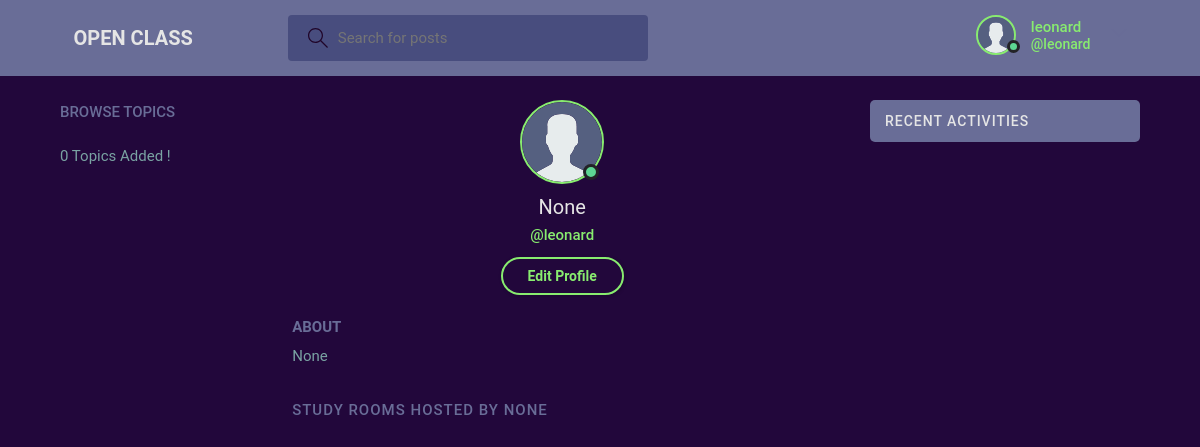
Page /profile/7/ (signed in) on the earlier database version.
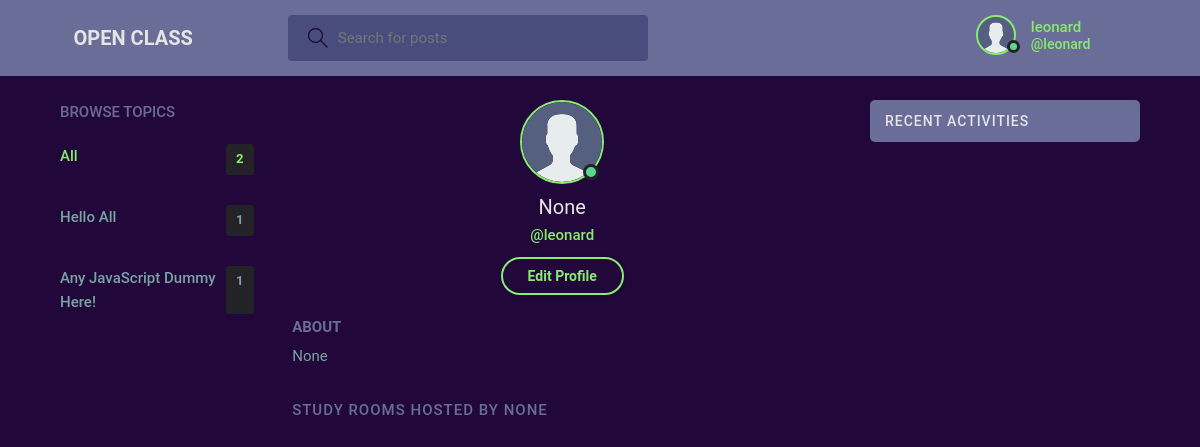
Same page on the later database version.
### base/models.py (models this page shows, shortened)
class Topic(models.Model):
    name = models.CharField(max_length=200)

### base/views.py (the view)
# urls.py: path('profile/<str:pk>/', views.userProfile, name="user-profile"),
@login_required(login_url='login')
def userProfile(request, pk):
    user = User.objects.get(id=pk)
    rooms = user.room_set.all()
    room_messages = user.message_set.all()
    topics = Topic.objects.all()
    context = {'user': user, 'rooms': rooms,
               'room_messages': room_messages, 'topics': topics}
    return render(request, 'base/profile.html', context)

### base/templates/base/profile.html (shortened to what this page needs)
{% extends 'main.html' %}
{% block content %}
{% include 'navbar.html' %}
<main class="profile-page layout layout--3">
  <div class="container">
    {% include 'base/topics_component.html' %}
    <div class="roomList">
      <div class="profile">
        <div class="profile__avatar">
          <div class="avatar avatar--large active">
            <img src="{{user.avatar.url}}" />
          </div>
        </div>
        <div class="profile__info">
          <h3>{{user.name}}</h3>
          <p>@{{user.username}}</p>
          {% if request.user == user %}
          <a href="{% url 'update-user' %}" class="btn btn--main btn--pill">Edit Profile</a>
          {% endif %}
        </div>
        <div class="profile__about">
          <h3>About</h3>
          <p>
            {{user.bio}}
          </p>
        </div>
      </div>
      <div class="roomList__header">
        <div>
          <h2>Study Rooms Hosted by {{user.name}}</a>
          </h2>
        </div>
      </div>
    </div>
    {% include 'base/activity_component.html' %}
  </div>
</main>
{% endblock content %}

### base/templates/base/topics_component.html (shortened to what this page needs)
<div class="topics">
    <div class="topics__header">
        <h2>Browse Topics</h2>
    </div>
    {% if not topics.count %}
    <p class="topics__list"> 0 Topics Added !</p>
    {% else %}
    <ul class="topics__list">
        <li>
            <a href="{% url 'home' %}" class="active">All <span>{{topics.count}}</span></a>
        </li>
        {% for topic in topics %}
        <li>
            <a href="{% url 'home' %}?q={{topic.name}}">{{topic.name}}<span>{{topic.room_set.all.count}}</span></a>
        </li>
        {% endfor %}
    </ul>
    {% endif %}
</div>

Differences in the rows shown:
added Topic: name "Hello All", room_set.all.count "1"
added Topic: name "Any JavaScript Dummy Here!", room_set.all.count "1"
Other differences:
{{ topics.count }}: (not shown) → "2"
text no longer shown: "0 Topics Added !"
text now shown: "All"
